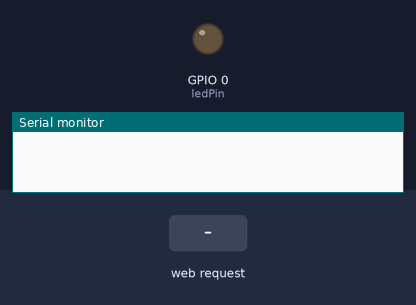
The sketch below on a simulated ESP8266 (NodeMCU). Parts: output pins drawn as LEDs (lit = HIGH), the last lines printed to the serial monitor. The test bench sets the inputs (shaded band). WiFi joins after 1.5 s; servers stay silent unless stated; no MQTT or app messages arrive unless stated.

Above: at 0.0 s.
At 6.2 s:
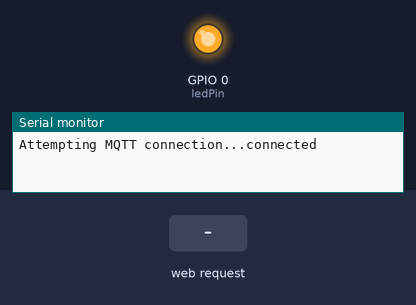
6.3 s: HTTP request GET /test/ received
9.3 s: HTTP request GET /water/on received
12.3 s: HTTP request GET /water/off received
Timing chart, 0 to 21.3 s (numbered marks = the images above; inputs shaded):
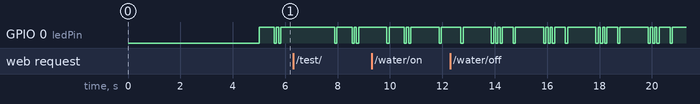

The sketch:

waterstation.ino
```cpp
//-*- mode: c -*-
/**
 * FILE
 *     waterstation.ino
 * PURPOSE
 *    Turns a solenoid on and off at a rover's request to enable watering.
 * AUTHOR
 *     Scott BARNES 2018. IP freely on non-commercial applications.
 * NOTES
 *    Assumes we are using either a LCTECH "ESP8266 RELAY V3" (ESP-01 on a single relay board) or a LCTECH "X2" (ESP-01 on a dual relay board).
 * HTTP REQUESTS
 *    "GET /water/on HTTP/1.0"      (water please)
 *    "GET /water/off HTTP/1.0"     (stop water)
 *    "GET /anything/else HTTP/1.0" (return a status page)
 * PIN MAPPING ON THE ESP-01
 *    Different ESPs have different (and weird) pin mapping.
 *    In this case we are using the TX pin to send to the board controller.
 * RULES
 *    0. Off/restart/resting position is inactive relay, no water flows.
 *    1. The rover makes a "GET /water/on" request to start filling, and relay is activated to provide water.
 *    2. The rover must keep making "GET /water/on" requests at least every SQUIRT_DURATION_MS milliseconds (10s?), or the relay inactivates and the water shuts off.
 *    3. If the rover misses an ON request and the water shuts off, that's okay, the next ON request will restart the flow, but ..
 *    4. If the rover takes longer than MAX_FILL_TIME_MS to fill, it gets locked out for LOCKOUT_DURATION_MS.
 *    5. If the rover ends a fill using "GET /water/off" it gets locked out for LOCKOUT_DURATION_MS.
 *    6. If the LOCKOUT is on, any "GET /water/on" request starts the lockout period all over again.
 * BLINKING
 *    Blinking may be DISABLED if the pin is required (eg LED sharing with TX line, which controls the relays).
 *    1+2 STATE_IDLE           waiting for a fill request.
 *    2+1 STATE_FILLING        water is running.
 *    2+2 STATE_FILL_SUSPENDED because we didn't receive a fill request request recently.
 *    1+3 STATE_LOCKOUT        timeout until we fill again.
 * COPYRIGHT
 *    Scott BARNES. 2018 IP freely on non-commercial applications.
 * MQTT
 *    This is not really suited to MQTT, as the rover wants a status value on a '/water/on' request immediately.
 *    Hence MQTT is just used for logging to the mosquito server.
 */

#include <Arduino.h>
#include <ESP8266WiFi.h>
#include <PubSubClient.h>

////////////////
// DEBUG
////////////////

#define DEBUG(x)

////////////////
// BLINKER
// Let the human know that all is well ... or not.
// The older ESP-01s have the built-in LEDs sharing the TX line, and TX is required for relay operation on the X2, so they are really not compatible.
////////////////

int ledPin = 0; // 1 is the LED, but it is actually TX, so making this 1 means that Serial.print*() will fail.

#define BLINK_PATTERN_12 0x00000501 // 1 blink  then 2
#define BLINK_PATTERN_13 0x00001501 // 1 blink  then 3
#define BLINK_PATTERN_21 0x00000105 // 2 blinks then 1
#define BLINK_PATTERN_22 0x00000505 // 2 blinks then 2
#define BLINK_PATTERN_23 0x00001505 // 2 blinks then 3
#define BLINK_PATTERN_31 0x00000415 // 3 blinks then 1
#define BLINK_PATTERN_32 0x00000C15 // 3 blinks then 2
#define BLINK_PATTERN_33 0x00001C15 // 3 blinks then 3

uint32_t blinkMask = BLINK_PATTERN_12;
#define NUM_BITS_IN_BLINKMASK 24

byte currentBlinkMaskBit = 0;
uint32_t blinkNextChangeAt = 0L;
#define BLINK_RATE_MS 83

////////////////
// WIFI
////////////////

// Replace with your network credentials
const char* ssid     = "MYNETWORKNAME";
const char* password = "MYNETWORKPASWORD";

////////////////
// BLINKER
// Built-in LED on ESP-01 seems to share with TX, so we have to choose.
////////////////

void setupBlinker() {
    pinMode(ledPin, OUTPUT);     // Initialize the ledPin as an output
}

/**
 * Flashes the LED if it's time has come.
 */
void loopBlinker(uint32_t now) {
    if (now < blinkNextChangeAt)
        return;
    currentBlinkMaskBit = (currentBlinkMaskBit + 1) % NUM_BITS_IN_BLINKMASK;
    digitalWrite(ledPin, (blinkMask >> currentBlinkMaskBit) & 0x01 ? LOW : HIGH);
    blinkNextChangeAt = now + BLINK_RATE_MS;
}

////////////////
// RELAY OPERATION - LCTech "ESP8266 RELAY V3" or "X2"
// The X2 actually has two relays, but we assume one for this code.
// This board works by having the ESP-0 send serial instructions at 115200baud out on the TX line.
////////////////

void setupRelay() {
    Serial.begin(9600); // Use this for LCTECH "ESP8266 RELAY V3" single relay board.
    //Serial.begin(115200); // Use this for LCTECH "X2" 2-relay board.
}

void loopRelay() {
}

void setRelay0(int relay, int state) {
    byte openClose = state == 0 ? 0x00 : 0x01;
    Serial.write(0xA0);                         // Packet header.
    Serial.write(relay + 1);                    // 0x01 is first relay, 0x02 is second relay, etc.
    Serial.write(openClose);                    // 0x00 is close, 0x01 is open.
    Serial.write(0xA0 + relay + 1 + openClose); // Checksum.
}

/**
 * Special protocol for relay setting on the LCTECH boards.
 * @param relay [0, 1, 2 ...] If only one relay, use 0
 * @param state 0=>open, 1=>close
 */
void setRelay(int relay, int state) {
    // Yes this is weird logic, but I saw someone else do it for this board, suggesting that 115200 communication with the
    // relay board is less that 100% reliable, so here goes ..
    setRelay0(relay, state); // Do it
    delay(2);                // Let stuff settle
    setRelay0(relay, state); // Do it again in case the first "do it" didn't.
}

////////////////
// WiFi
////////////////

IPAddress mqttBroker(192, 168, 1, 128); // mosquitto.livesoftware.com.au
IPAddress localIp(192, 168, 1, 176);    // waterstation.livesoftware.com.au
IPAddress gateway(192, 168, 1, 1);      // local adsl router
IPAddress subnet(255, 255, 255, 0);     // 24/8 split.

/**
 * Connect to the local WiFi, with the local IP address.
 */
void setupWiFi() {
    WiFi.config(localIp, gateway, subnet);
    WiFi.begin(ssid, password);
    while (WiFi.status() != WL_CONNECTED) {
        delay(500);
        DEBUG(Serial.print("."));
    }
    // Print local IP address and start web server
    DEBUG(Serial.println("I WiFi connected."));
    DEBUG(Serial.println("I IP address: "));
    DEBUG(Serial.println(WiFi.localIP()));
    // Connect to Wi-Fi network with SSID and password
    DEBUG(Serial.print("I Connecting to "));
    DEBUG(Serial.println(ssid));
}

void loopWiFi(uint32_t now) {
    // Does nothing.
}

/////////////////////////
// MQTT
// Just used for logging.
// We don't subscribe to anything, just send logging info.
/////////////////////////

WiFiClient wiFiClient;
PubSubClient mqttClient(wiFiClient);

/**
 * We call this to publish a message.
 * @message the message to send.
 */
void mqttPublish(char *message) {
    mqttClient.publish("/waterstation", message);
}

/**
 * Not actually used.
 * Just here for posterity.
 * @param topic
 * @param payload
 * @param length
 */
void mqttCallback(char* topic, byte* payload, unsigned int length) {
    Serial.print("Message arrived [\"");
    Serial.print(topic);
    Serial.print("\" \"");
    for (int i = 0; i < length; i++)
        Serial.print((char) payload[i]);
    Serial.println("\"]");
}

/**
 * @return 0==OKAY, -1==FAIL
 */
int mqttReconnect() {
    while (!mqttClient.connected()) {
        Serial.print("Attempting MQTT connection...");
        // Attempt to connect
        if (mqttClient.connect("WaterStation")) {
            Serial.println("connected");
            // Once connected, publish an announcement...
            mqttPublish("reconnected");
            // ... and resubscribe
            //mqttClient.subscribe("inTopic"); don't subscribe to anything - we just log our events.
            return 0; // OKAY
        } else {
            Serial.print("failed, rc=");
            Serial.print(mqttClient.state());
            Serial.println(" try again in 5 seconds");
            // Wait 3 seconds before retrying
            delay(3000);
        }
    }
    return -1; // FAIL
}

void setupMqtt() {
    mqttClient.setServer(mqttBroker, 1883);
    mqttClient.setCallback(mqttCallback);
}

void loopMqtt(uint32_t now) {
    if (!mqttClient.connected())
        mqttReconnect();
    if (mqttClient.connected())
        mqttClient.loop(); // May not be called if we couldn't connect.
}

////////////////
// FILL LOGIC
// We don't just open and close the relay on instruction.
// We check timeouts of relays etc to avoid catostrophic water loss on the farm, so this is a state machine.
////////////////

#define MAX_FILL_TIME_MS    (1000 * 60 * 10)  // If we haven't finished in this time, we have cast our seed upon the ground.
#define SQUIRT_DURATION_MS  (1000 * 10)       // We must get another water request within this time, or we stop the water.
#define LOCKOUT_DURATION_MS (1000 * 10 * 10)  // When we lock-down, we do it for this long.

// State variables
#define STATE_IDLE           0                // Anyone can start filling.
#define STATE_FILLING        1                // We are filling, tap is on.
#define STATE_FILL_SUSPENDED 2                // We timed out (didn't get a request for 10s), but will start again if asked.
#define STATE_LOCKOUT        3                // We won't give any in this state, and requests prolong the lockout.

int state = STATE_IDLE;

uint32_t suspendSquirtAt   = 0L;
uint32_t fillDeadlineAt    = 0L;
uint32_t lockoutEndsAt     = 0L;

/**
 * We have received a water request.
 * @param now what millis() recently returned.
 */
char *requestWater(uint32_t now) {
    switch (state) {
    case STATE_IDLE:
        state = STATE_FILLING;
        blinkMask = BLINK_PATTERN_12;
        setRelay(0, 1);
        suspendSquirtAt = now + SQUIRT_DURATION_MS;
        fillDeadlineAt = now + MAX_FILL_TIME_MS;
        mqttPublish("OKAY Started filling");
        return "OKAY Started filling";
        break;
    case STATE_FILL_SUSPENDED:
        state = STATE_FILLING;
    case STATE_FILLING:
        setRelay(0, 1);
        blinkMask = BLINK_PATTERN_22;
        suspendSquirtAt = now + SQUIRT_DURATION_MS;
        mqttPublish("OKAY Continuing filling");
        return "OKAY Continuing filling";
        break;
    case STATE_LOCKOUT:
        setRelay(0, 0);
        lockoutEndsAt = now + LOCKOUT_DURATION_MS; // We are getting bad requests, so for safety, keep delaying.
        mqttPublish("FAIL Locked out");
        return "FAIL Locked out";
        break;
    }
}

/**
 * We have received a request to stop the water.
 * @param now what millis() recently returned.
 */
char *fillComplete(uint32_t now) {
    switch (state) {
    case STATE_IDLE:
        mqttPublish("OKAY But I wasn't filling");
        setRelay(0, 0);
        return "OKAY But I wasn't filling";
        // This is just weird, and is to be ignored.
        break;
    case STATE_FILLING:
    case STATE_FILL_SUSPENDED:
        setRelay(0, 0);
        state = STATE_LOCKOUT;
        blinkMask = BLINK_PATTERN_31;
        lockoutEndsAt = now + LOCKOUT_DURATION_MS;
        mqttPublish("OKAY Lockout begun");
        return "OKAY Lockout begun";
        break;
    case STATE_LOCKOUT:
        setRelay(0, 0);
        state = STATE_LOCKOUT;
        blinkMask = BLINK_PATTERN_31;
        lockoutEndsAt = now + LOCKOUT_DURATION_MS;
        mqttPublish("OKAY But you were locked out anyway");
        return "OKAY But you were locked out anyway";
        break;
    }
}

/**
 * Called periodically to see if the timeouts should be active.
 */
void checkFillTimeout(uint32_t now) {
    switch (state) {
    case STATE_IDLE:
        // Do nothing.
        break;
    case STATE_FILLING:
        // We might have reached either the fill deadline or the squirt deadline.
        if (now >= fillDeadlineAt) {
            state = STATE_LOCKOUT;
            blinkMask = BLINK_PATTERN_31;
            setRelay(0, 0);
            lockoutEndsAt = now + LOCKOUT_DURATION_MS;
            mqttPublish("WARN Deadline passed, lockout started");
        } else if (now >= suspendSquirtAt) {
            state = STATE_FILL_SUSPENDED;
            blinkMask = BLINK_PATTERN_22;
            setRelay(0, 0);
        }
        break;
    case STATE_FILL_SUSPENDED:
        // Check that the fill deadline hasn't gone overtime.
        if (now >= fillDeadlineAt) {
            state = STATE_LOCKOUT;
            mqttPublish("WARN Deadline passed, lockout started");
            blinkMask = BLINK_PATTERN_31;
            setRelay(0, 0);
            lockoutEndsAt = now + LOCKOUT_DURATION_MS;
        }
        break;
    case STATE_LOCKOUT:
        // The lockout time might have ended.
        if (now >= lockoutEndsAt) {
            state = STATE_IDLE;
            mqttPublish("INFO Lockout ended");
            blinkMask = BLINK_PATTERN_21;
        }
        break;
    }
}

////////////////
// HTTPd
////////////////

WiFiServer server(80); // Set web server port number to 80

/**
 * Display the HTML web page
 * @param httpClient where to write to.
 * @param contentType one of "text/html" or "text/plain"
 * @param body the body of the HTTP message returned to the client.
 */
void writeHttpResponse(WiFiClient httpClient, char *contentType, String body) {
    // HTTP headers always start with a response code (e.g. HTTP/1.1 200 OK)
    // and a content-type so the client knows what's coming, then a blank line:
    httpClient.println("HTTP/1.1 200 OK");
    httpClient.print("Content-type: ");
    httpClient.println(contentType);
    httpClient.println("Connection: close");
    httpClient.println();
    httpClient.println(body);
    httpClient.println(); // The HTTP response ends with another blank line
}

/**
 * Process a full HTTP request.
 * The headers lines (ie the 'Name: Value' lines) are not available (just the first line).
 * @param now what millis() recently returned.
 * @param header just the first header line, ie the "GET ...", "POST ..." line.
 * @param httpClient where to write response to.
 */
void processHttpRequest(uint32_t now, String header, WiFiClient httpClient) {
    DEBUG(Serial.print("I "));
    DEBUG(Serial.println(header));
    // Turns the wireless switches on and off
    if (header.indexOf("GET /test/") >= 0) {
        int pin = header[10] - '0';
        Serial.print("testing pin "); Serial.println(pin);
        pinMode(pin, OUTPUT);
        Serial.print("going HIGH ..");
        digitalWrite(pin, HIGH);
        delay(200);
        Serial.print("going LOW ..");
        digitalWrite(pin, LOW);
        delay(800);
        Serial.print("test complete");
        writeHttpResponse(httpClient, "text/plain", "test complete");
    } else if (header.indexOf("GET /water/on") >= 0) {
        writeHttpResponse(httpClient, "text/plain", requestWater(now));
    } else if (header.indexOf("GET /water/off") >= 0) {
        writeHttpResponse(httpClient,  "text/plain", fillComplete(now));
    } else {
        String body = "<html><head><title>WaterStation</title></head><body><h1>Allegrobotics Water Station</h1><ul><li><a href='/water/on'>Water on</a> - give a ";
        body += (SQUIRT_DURATION_MS / 1000);
        body += "s squirt of water</li><li><a href='/water/off'>Water off</a> - stop the squirt</li><li>now ";
        body += now;
        body += "</li><li>state ";
        body += state == STATE_IDLE ? "IDLE"
            : state == STATE_FILLING ? "FILLING"
            : state == STATE_FILL_SUSPENDED ? "FILL_SUSPENDED"
            : state == STATE_LOCKOUT ? "LOCKOUT"
            : "UNKNOWN";
        body += "</li><li>fillDeadlineAt ";
        body += fillDeadlineAt;
        body += "</li><li>lockoutEndsAt ";
        body += lockoutEndsAt;
        body += "</li><li>suspendSquirtAt ";
        body += suspendSquirtAt;
        body += "</li></ul></body></html>";
        writeHttpResponse(httpClient, "text/html", body);
    }
}

/**
 * Called once, by setup() to set up the HTTP daemon.
 */
void setupHttpd() {
    server.begin();
}

WiFiClient httpClient;
String header = "";
String currentLine = "";

/**
 * @param now what millis() recently returned.
 */
void loopHttpd(uint32_t now) {
    if (!httpClient) {
        httpClient = server.available();   // Listen for incoming clients
        if (!httpClient)
            return;
    }
    if (!httpClient.connected()) {
        httpClient.stop();
        return;
    }
    // httpClient is connected.
    while (httpClient.available()) {
        char c = httpClient.read();        // Will not block
        header += c;
        if (c == '\n') {
            if (currentLine.length() == 0) {
                // Two newline characters in a row, ie end of the httpClient HTTP GET request. Process this.
                processHttpRequest(now, header, httpClient);
                header = "";
                currentLine = "";
                httpClient.stop();
                //httpClient = NULL;
                DEBUG(Serial.println("I Client disconnected."));
                return;
            } else                         // Got a newline -> clear currentLine
                currentLine = "";
        } else if (c != '\r')              // Anything else (except carriage return).
            currentLine += c;              // Append to currentLine
    }
}

/////////////////////////
// MAIN
/////////////////////////

void setup() {
    delay(2000);
    setupRelay();
    setupBlinker();
    setupWiFi();
    setupHttpd();
    setupMqtt();
    delay(1500); // Let hardware sort itself out (suggested by MQQT example).
}

void loop() {
    uint32_t now = millis();
    loopBlinker(now);
    loopWiFi(now);
    loopHttpd(now);
    loopMqtt(now);
    loopRelay();
    checkFillTimeout(now);
}
```

Measured:
- by itself, GPIO 0 (ledPin): repeats every 2.0 s: HIGH 1.1 s, 2 × (LOW 0.08 s, HIGH 0.08 s), LOW 0.08 s, HIGH 0.42 s, LOW 0.08 s
